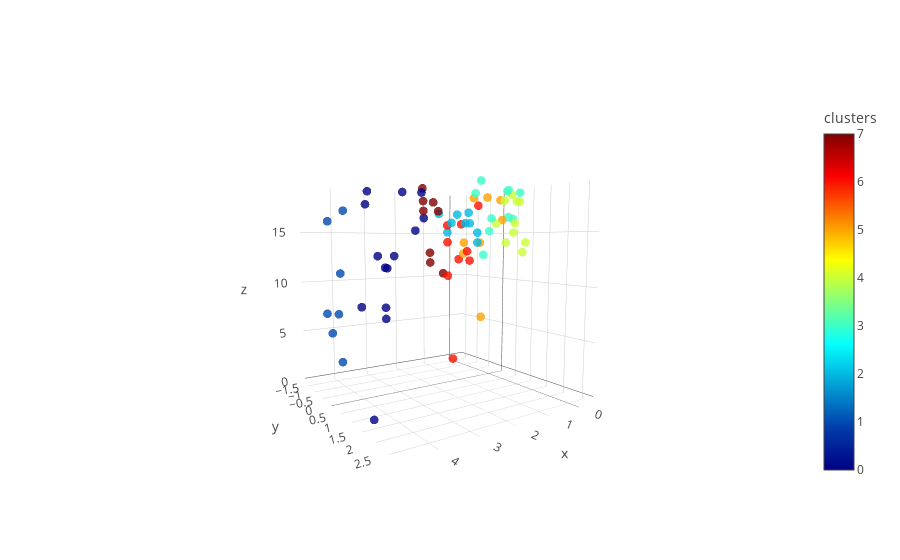

Here is the notebook cell this chart was saved with:
### Code cell
#plot UMAP embedding using plotly, 3rd dimension represents time
#
#trace1 = go.Scatter3d(
#    x=embedding[:,0],
#    y=embedding[:,1],
#    z=dates,
#    mode='markers',
#    marker=dict(size=3,color=y_km,colorscale='Jet',colorbar=dict(title='clusters')),opacity=0.8)
#
#fig = go.Figure(data=[trace1])
#iplot(fig, filename='3d-scatter-colorscale')
